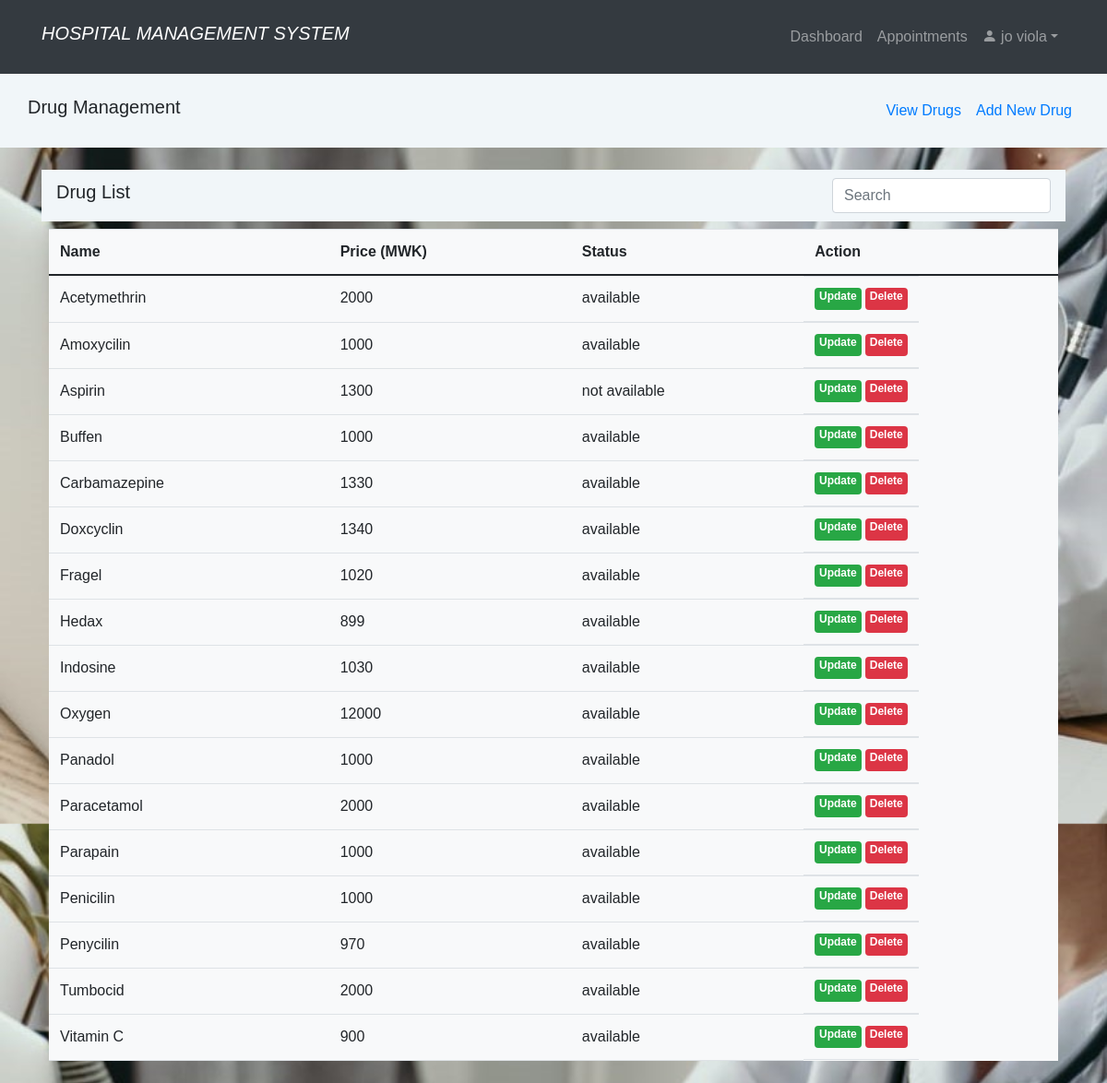
The page /doc_manage_drug.php (signed in) on the database its author committed.
### tables this page shows
CREATE TABLE `drug` (
  `id` int(11) NOT NULL,
  `drug_name` varchar(255) NOT NULL,
  `drug_price2` text DEFAULT NULL,
  `status` text DEFAULT NULL
);

### doc_drug_list.php (the view, shortened to what this page needs)
<?php
if (isset($_SESSION['id']) && isset($_SESSION['uname'])){
        ?>
<!DOCTYPE html>
<html>
<head>
	<link rel="stylesheet" href="https://maxcdn.bootstrapcdn.com/bootstrap/4.5.2/css/bootstrap.min.css">
	<link rel="stylesheet" href="home.css"/>
</head>
<body>
   <nav class="navbar navbar-expand py-1"style="background-color:#F1F6F9;" >
            <div class="container">
			<h5 class="navbar-brand"> Drug List</h5>
                <div class="collapse navbar-collapse" id="navmenu">
                    <ul class="navbar-nav ms-auto">
                        <li class="nav-item dropdown">
                        <input class="form-control me-1" id="myInput" style="width:100%; max-width:20rem" type="text" placeholder="Search" aria-label="Search">
                        </li>
                    </ul>
                </div>
            </div>
        </nav>
	<div class="p-2">
		<div class="row">
		<div class="col-md-12">
		<table class="table table-hover bg-light" style="overflow:auto">
                 <thead class="table table-hover">
				<tr>
					<th>Name</th>
					<th>Price (MWK)</th>
					<th>Status</th>
					<th>Action</th>
					</tr>
			</thead>
			<tbody  id = "myTable">
				<?php
				$conn = new mysqli("localhost", "root", "", "hms");
                $query = "SELECT * FROM drug ORDER BY drug_name ASC";
                $stmt = $conn->prepare($query);
                $stmt->execute();
                $result = $stmt->get_result();
				if ($result->num_rows > 0) {
					while ($row = $result->fetch_assoc()) { ?>
						 <tr>
							<td><?php echo $row["drug_name"]; ?></td>
							<td><?php echo $row["drug_price2"]; ?></td>
							<td><?php echo $row["status"]; ?></td>
							<td class='btn-group btn-group-justified'>
									<a href='doc_update_drug.php?view=<?php echo $row["id"]; ?>' class='badge bg-success'>Update</a> &nbsp;
									<a href='doc_delete_drug.php?delete=<?php echo $row["id"]; ?>' class='badge bg-danger'>Delete</a>
								</td>
						</tr>
                      <?php
					}
				} else {
					echo "<tr><td colspan='12' class='text-center'>No patients found</td></tr>";
				}
				?>
			</tbody>
		</table>
	</div>
	</div>
</div>
</body>
</html>
<?php
    }else {
        header("Location: home.php");
        exit();
    }
?>

### style.css (style rules this page uses)
body { margin: 0; padding: 0; background: url(img/homepic.jpeg); background-size: 100%; font-family: sans-serif; }

### home.css (style rules this page uses)
body { margin: 0; padding: 0; background: url(img/homepic.jpeg); background-size: 100%; font-family: sans-serif; }

### doc_add_drug.php (style rules this page uses)
body { background-color: #f2f2f2; font-family: Arial, sans-serif; }

### rows shown on the page
drug: drug_name "Acetymethrin", drug_price2 "2000", status "available"
drug: drug_name "Amoxycilin", drug_price2 "1000", status "available"
drug: drug_name "Aspirin", drug_price2 "1300", status "not available"
drug: drug_name "Buffen", drug_price2 "1000", status "available"
drug: drug_name "Carbamazepine", drug_price2 "1330", status "available"
drug: drug_name "Doxcyclin", drug_price2 "1340", status "available"
drug: drug_name "Fragel", drug_price2 "1020", status "available"
drug: drug_name "Hedax", drug_price2 "899", status "available"
drug: drug_name "Indosine", drug_price2 "1030", status "available"
drug: drug_name "Oxygen", drug_price2 "12000", status "available"
drug: drug_name "Panadol", drug_price2 "1000", status "available"
drug: drug_name "Paracetamol", drug_price2 "2000", status "available"
drug: drug_name "Parapain", drug_price2 "1000", status "available"
drug: drug_name "Penicilin", drug_price2 "1000", status "available"
drug: drug_name "Penycilin", drug_price2 "970", status "available"
drug: drug_name "Tumbocid", drug_price2 "2000", status "available"
drug: drug_name "Vitamin C", drug_price2 "900", status "available"

### other values the page prints
$_SESSION['uname'] "jo viola"
